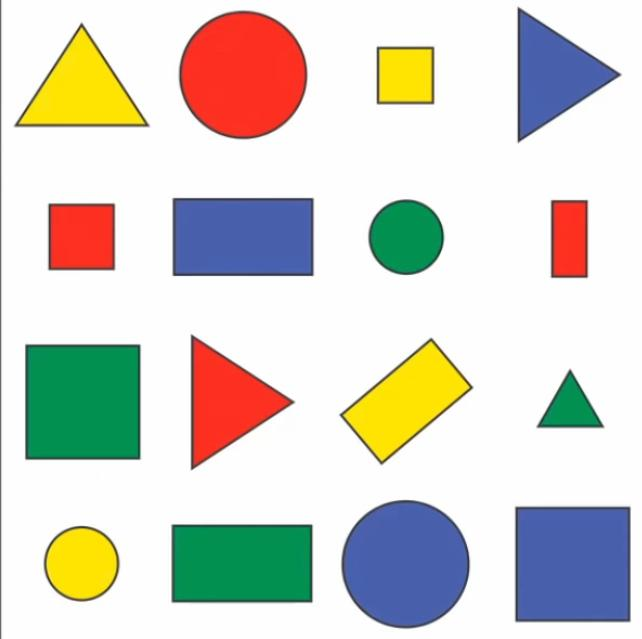
#> input picture resources/shapes.jpeg, 642 x 639 px
$ python shapes.py
#> lines starting #> are read from the running program, lines starting #| are printed output that depends on the picture; after the words box and inside, x2 and y2 are one past the last pixel; in counts of white or black regions, pixels touching at a corner belong together
import cv2
import numpy as np

def getContours(img):
    countours, hierarchy = cv2.findContours(img, cv2.RETR_EXTERNAL, cv2.CHAIN_APPROX_NONE) # Find the contours
    for cnt in countours:
        area = cv2.contourArea(cnt)
        print(area)
        if area > 500:
            cv2.drawContours(imgContour, cnt, -1, (255, 0, 0), 3) # Draw the contours
            cevre = cv2.arcLength(cnt, True) # Calculate the perimeter
            print(cevre)
            approx = cv2.approxPolyDP(cnt, 0.02*cevre, True) # Approximate the shape
            print(len(approx))
            nesneKose = len(approx)
            x, y, w, h = cv2.boundingRect(approx) # Create a bounding box
            if nesneKose == 3: # If the shape has 3 corners
                objectType = "Ucgen"
            elif nesneKose == 4: # If the shape has 4 corners
                aspRatio = w/float(h)
                if aspRatio > 0.95 and aspRatio < 1.05: # If the shape is a square
                    objectType = "Kare"
                else: # If the shape is a rectangle
                    objectType = "Dikdortgen"
            elif nesneKose > 4: # If the shape has more than 4 corners
                objectType = "Cember"
            else:
                objectType = "Tanimlanamadi"
            cv2.rectangle(imgContour, (x-5, y-5), (x+w+5, y+h+5), (0, 255, 0), 2) # Draw the bounding box
            cv2.putText(imgContour, objectType, (x+(w//2)-10, y+(h//2)-10), cv2.FONT_HERSHEY_DUPLEX, 0.5, (0, 0, 0), 2) # Put the text on the image


img = cv2.imread('resources/shapes.jpeg')
#> img is the input picture: shape (639, 642, 3); mean B, G, R 202.6, 211.1, 212.6
img = cv2.resize(img, (640, 480))
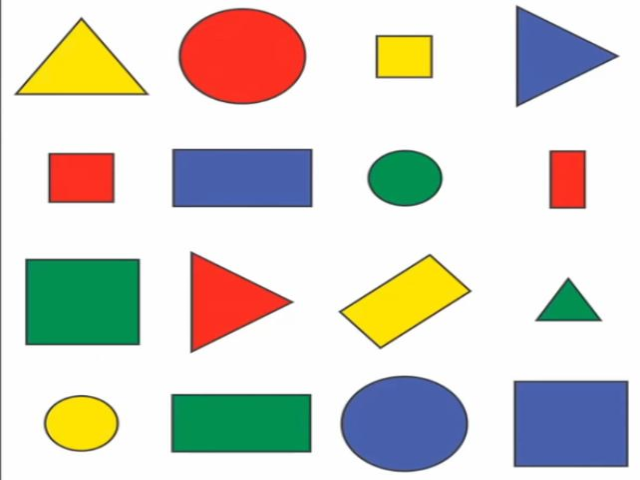
#> img: shape (480, 640, 3); mean B, G, R 202.6, 211, 212.6
imgContour = img.copy()

imgGray = cv2.cvtColor(img, cv2.COLOR_BGR2GRAY)
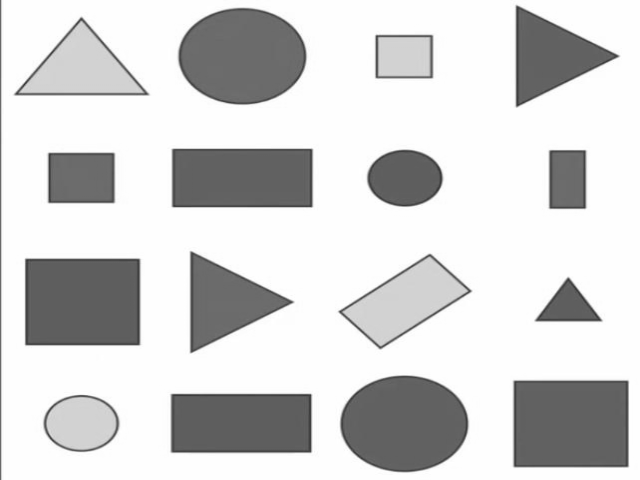
#> imgGray: shape (480, 640); min 50, max 255, mean 210.6
imgBlur = cv2.GaussianBlur(imgGray, (7,7), 1)
imgCanny = cv2.Canny(imgBlur, 50, 50)
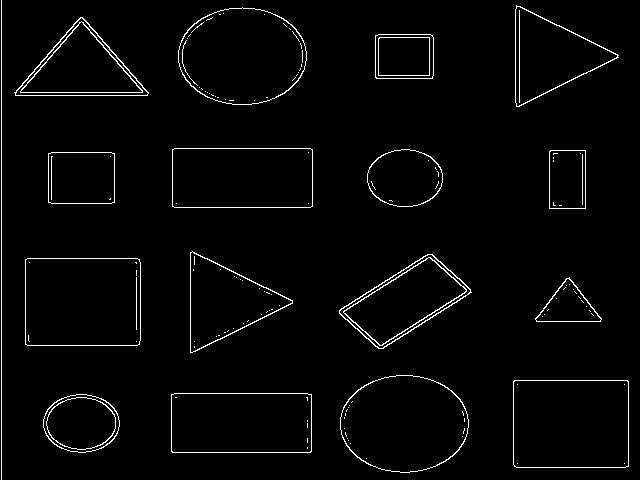
#> imgCanny: shape (480, 640); 2.5% white in thin lines or dots
imgBlank = np.zeros_like(img)
getContours(imgCanny)
#> in getContours, `countours, hierarchy = cv2.findContours(img, cv2.RETR_EXTERNAL, cv2.CH..`: countours = 17 contours, 1 with area under 20; largest, box (x1, y1, x2, y2) and area: (513, 380, 629, 468) 9998, (25, 258, 141, 346) 9991, (340, 375, 469, 473) 9753, (178, 7, 307, 105) 9750, (172, 148, 313, 208) 8254
#> the loop in getContours, `for cnt in countours:` made 17 passes
#> (area, cevre, approx, nesneKose, x, y, w, h) on passes 2, 3, 6, 7, 9, 10, 12, 13: (8253, 395.7, [[171, 394], [172, 452], [311, 451], [311, 394]], 4, 171, 394, 141, 59), (9997.5, 401.1, [[513, 381], [514, 466], [628, 466], [627, 380]], 4, 513, 380, 116, 87), (9991, 400.5, [[25, 259], [25, 344], [139, 344], [139, 259]], 4, 25, 259, 115, 86), (6115.5, 344.8, [[470, 289], [427, 254], [339, 313], [383, 348]], 4, 339, 254, 132, 95), (3356, 231.7, [[48, 153], [48, 202], [114, 202], [114, 153]], 4, 48, 153, 67, 50), (2087.5, 187.4, [[550, 150], [549, 208], [585, 208], [585, 150]], 4, 549, 150, 37, 59), (8254, 395.7, [[172, 149], [174, 207], [312, 206], [310, 148]], 4, 172, 148, 141, 60), (2542.5, 201.1, [[375, 35], [376, 78], [432, 78], [432, 35]], 4, 375, 35, 58, 44)
#> (area, cevre, approx, nesneKose, x, y, w, h) on passes 5, 8, 14, 16: (1561, 181.3, [[601, 318], [569, 277], [535, 319]], 3, 535, 277, 67, 43), (5392.5, 348, [[190, 252], [190, 352], [292, 303]], 3, 190, 252, 103, 101), (5504.5, 346.1, [[14, 92], [148, 93], [82, 17]], 3, 14, 17, 135, 77), (5438.5, 349.7, [[516, 5], [516, 106], [618, 57]], 3, 516, 5, 103, 102)
#> (printed output is left out)
#> after the loop in getContours, `for cnt in countours:`:
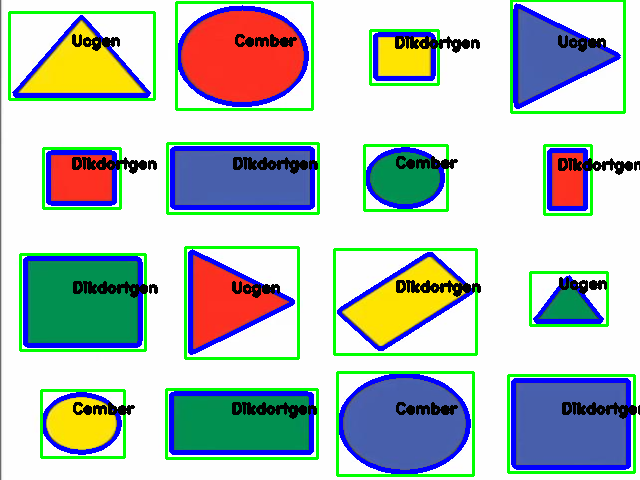
#> imgContour: shape (480, 640, 3); 16.04% of pixels changed, all inside (x1, y1, x2, y2) = (8, 0, 640, 477)


cv2.imshow('Original', img)
cv2.imshow('Gray', imgGray)
cv2.imshow('Blur', imgBlur)
cv2.imshow('Canny', imgCanny)
cv2.imshow('Contour', imgContour)
cv2.waitKey(0)
